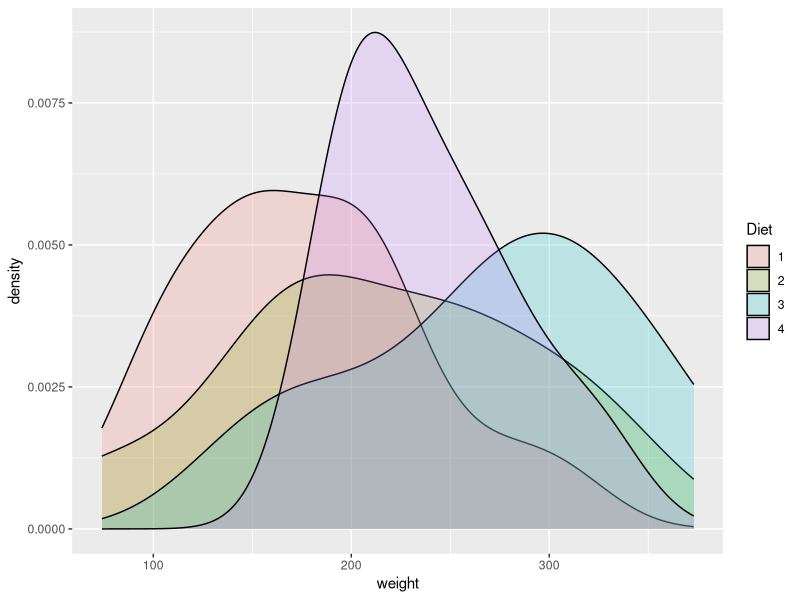

This figure's R source:
#Day1.R
#The first day of the stats class
#Purpose: to practice some of the concepts that we will encounter 
#Luanne Thomas
#12 April 2018

# Load Library ------------------------------------------------------------

library(dplyr) #tidyverse did not want to successfully load
library(ggplot2)

# Types of Data: ----------------------------------------------------------

# Nominal (discrete) data: [integer] ----------------------------------------------------------

integer_r <- as.integer(seq(5, 24, by = 2)) #generate some integer data 

integer_r #view/ list values in object 

summary(integer_r) #Look at a brief sumary 


# Continuous Data  --------------------------------------------------------

numeric_r <- seq(23, 43, length.out = 10) #Generate a seq of numeric data 

#length.out = desired length of a seq 


# Dates -------------------------------------------------------------------

as.Date("2005-12-31") - as.Date("2005-12-12") #arithmetic with dates
# above gives difference of days between dates 

#or 

date_r <- seq(as.Date("2005-12-16"), as.Date("2005-12-25"), by = "day")
#above seq of days between two dates 

date_r #view dates

summary(date_r)


# DataFrame ---------------------------------------------------------------

#if all the same length, can be created into a data frame

df_r <- data.frame(integers = integer_r,
                  numeric = numeric_r,
                  dates = date_r)

#ensure the objects have the same amount of values for the dataframe [1:10]

#then upgrade it to a tibble 

df_r <- as_tibble(df_r)

summary(df_r)


# Categories --------------------------------------------------------------

#Electronics
elec_r <- as.factor((c("laptops", "desktops", "cell phones")))

#People
people_r <- as.factor(c("funny", "beautiful", "beanies"))

#Colours 

colour_r <- as.factor(c("red", "blue"))

#summary tells you the amount of categories and levels 


# Ordinal data (ranks)------------------------------------------------------------

#qualitative data wih order

colour_qual <- ordered(c("blue", "green","yellow", "orange", "red"), 
                          levels = c("blue", "green","yellow",
                                     "orange", "red"))


# Binary data -------------------------------------------------------------

#generally represented as: True of False

binary_r <- c(TRUE, FALSE, TRUE, TRUE) #count number of true and false

summary(binary_r)


# Characters --------------------------------------------------------------

sites_r <- c("Yztervarkpunt", "Bettys Bay", 
             "Gansbaai", "Seapoint")


# Missing values ----------------------------------------------------------

#seen as NA

chicks_nest <- c(3, 2, 0, 10, 5, 6, 8, 2, 4, NA) #NA = nest not sampled 

summary(chicks_nest)

#NA affects mean and standard deviation 
mean(chicks_nest) 

sd(chicks_nest)


# View data ---------------------------------------------------------------

#simply type name of dataframe
ChickWeight

#summary view

summary(ChickWeight)

#appear in Env. pane

chicks <- ChickWeight

#view first few rows

head(chicks)

#view bottom values of data

tail(chicks)

#Look at certain rows and columns 

chicks[1:3]

chicks[c(1, 54, 61, 12), 2]


# Descriptive statistics --------------------------------------------------

#first create dataframe

chicks <- as_tibble(ChickWeight)

#count the data 
chicks %>% 
  summarise(chicken_count= n())

#number of rows

nrow(chicks)


# Measures of central tendency  -------------------------------------------

#Calculate mean weight
chicks %>% 
  summarise(mean_wt = mean(weight))

#be more specific 

central_chicks <- chicks %>% 
  filter(Time == 21) %>%
  group_by(Diet) %>% 
  summarise(mean_wt = mean(weight), 
            median_wt = median(weight))

#== equivalent to 

#Visualise the density of the data

ggplot(data = filter(chicks, Time == 21),
       aes(x = weight, fill = Diet)) + #y = count
  geom_density(alpha = 0.2)
  

# Skewness ----------------------------------------------------------------

#Calculate the numeric value 
#Load library 

library(e1071)

#comparing diff in mean and median against skewness 

chicks %>% 
  filter(Time == 21) %>%
  group_by(Diet) %>% 
  summarise(mean_wt = mean(weight), 
            median_wt = median(weight), 
            skew_wt = skewness(weight))

#median is middle of our data
#mean core of data 

#negative skew to the left
#positive skew to the right 


# Kurtosis ----------------------------------------------------------------

#normal distribution = bell shaped curve

#Calulate the kurtosis of the tails of a distribution

chicks %>% 
  filter(Time == 21) %>%
  group_by(Diet) %>% 
  summarise(mean_wt = mean(weight), 
            median_wt = median(weight), 
            skew_wt = skewness(weight), 
            kurtosis_wt = kurtosis(weight))


# Measure of Variability  ----------------------------------------------------------------

#summary of many different statistical properties

wt_summary <- chicks %>% 
  filter(Time == 21) %>% 
  group_by(Diet) %>% 
  summarise(wt_mean = mean(weight),
            wt_median = median(weight),
            wt_quart2 = quantile(weight, p = 0.5),
            wt_var = var(weight),
            wt_sd = sd(weight),
            wt_min = min(weight), 
            wt_quart1 = quantile(weight, p = 0.25), 
            wt_quart3 = quantile(weight, p = 0.75))

#sd = var^2





